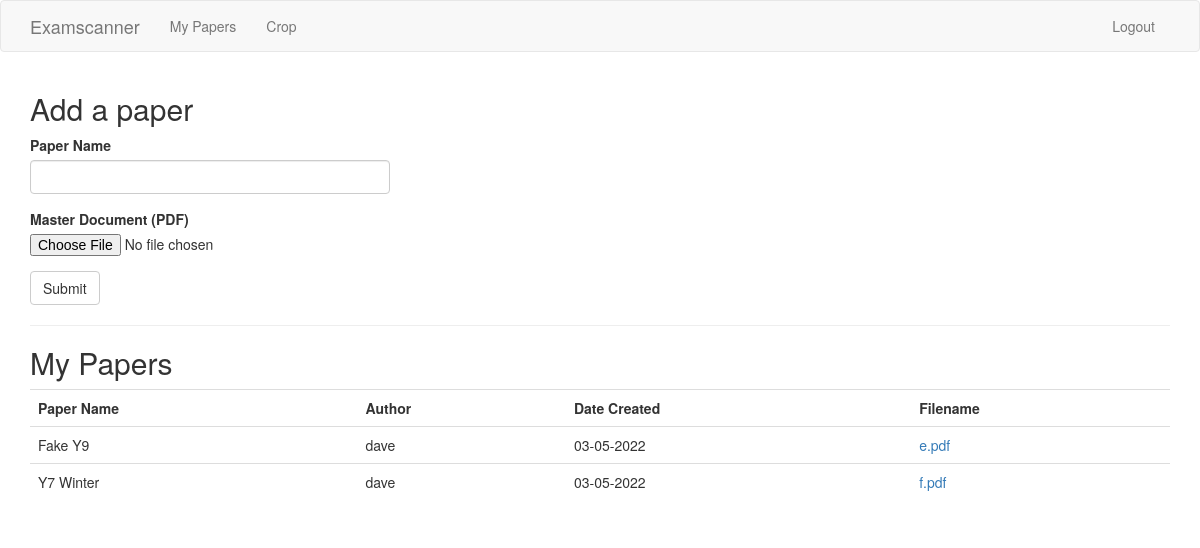
Before: /user/dave (signed in) with the older database file.
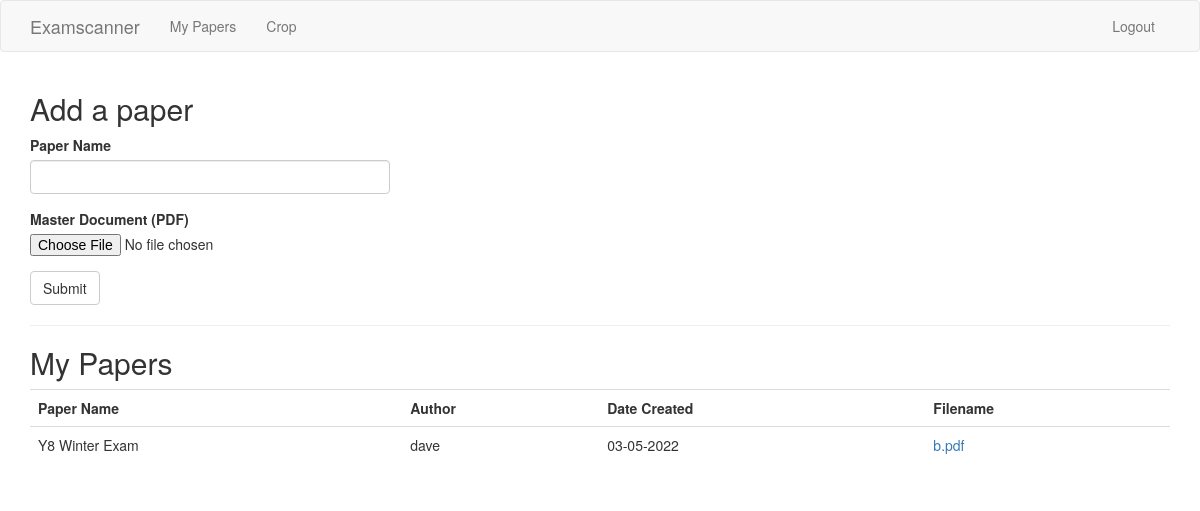
After: the same page with the newer database file.
### app/models.py (models this page shows, shortened)
class Paper(db.Model):
    id = db.Column(db.Integer, primary_key=True)
    paper_name = db.Column(db.String(140))
    filename = db.Column(db.String(300))
    created_time = db.Column(db.DateTime, index=True, default=datetime.utcnow)
    user_id = db.Column(db.Integer, db.ForeignKey('user.id'))

class User(UserMixin, db.Model):
    id = db.Column(db.Integer, primary_key=True)
    username = db.Column(db.String(64), index=True, unique=True)
    email = db.Column(db.String(120), index=True, unique=True)
    password_hash = db.Column(db.String(128))
    papers = db.relationship('Paper', backref='author', lazy='dynamic')

### app/routes.py (the view, shortened to what this page needs)
@app.route('/user/<username>', methods=['GET', 'POST'])
@login_required
def user(username):
    user = User.query.filter_by(username=username).first_or_404()
    papers=user.papers.all()
    form = PaperForm()
    return render_template('user.html', user=user, form=form, papers=papers)

### app/forms.py
class PaperForm(FlaskForm):
    paper = StringField('Paper Name', validators=[DataRequired(), Length(min=1, max=140)])
    file = FileField('Master Document (PDF)', validators=[FileRequired(), FileAllowed(['pdf'], 'Only PDF documents are allowed.')])
    submit = SubmitField('Submit')

### app/models.py (called while the page is built)
@login.user_loader
def load_user(id):
    return User.query.get(int(id))

### app/templates/user.html
{% extends "base.html" %}
{% import 'bootstrap/wtf.html' as wtf %}
{% block app_content %}
<h2>Add a paper</h2>
<div class="row">
    <div class="col-md-4">
        {{ wtf.quick_form(form) }}
    </div>
</div>
<hr>
<h2>My Papers</h2>
<table class="table">
    <th scope="col">Paper Name</th>
    <th scope="col">Author</th>
    <th scope="col">Date Created</th>
    <th scope="col">Filename</th>
    {% for paper in papers %}
    <tr valign="top">
        <td>{{ paper.paper_name }}</td>
        <td>{{ paper.author.username }}</td>
        <td>{{ paper.created_time.strftime('%d-%m-%Y') }}</td>
        <td><a href="{{ url_for('upload', filename=paper.filename) }}">{{ paper.filename }}</a></td>
    </tr>
    {% endfor %}
</table>
{% endblock %}

Changed rows visible on the page:
no longer on this page (row edited): Paper: paper_name "Fake Y9", author.username "dave", created_time "03-05-2022", filename "e.pdf"
changed Paper "dave": paper_name "Y7 Winter" → "Y8 Winter Exam"; filename "f.pdf" → "b.pdf"
